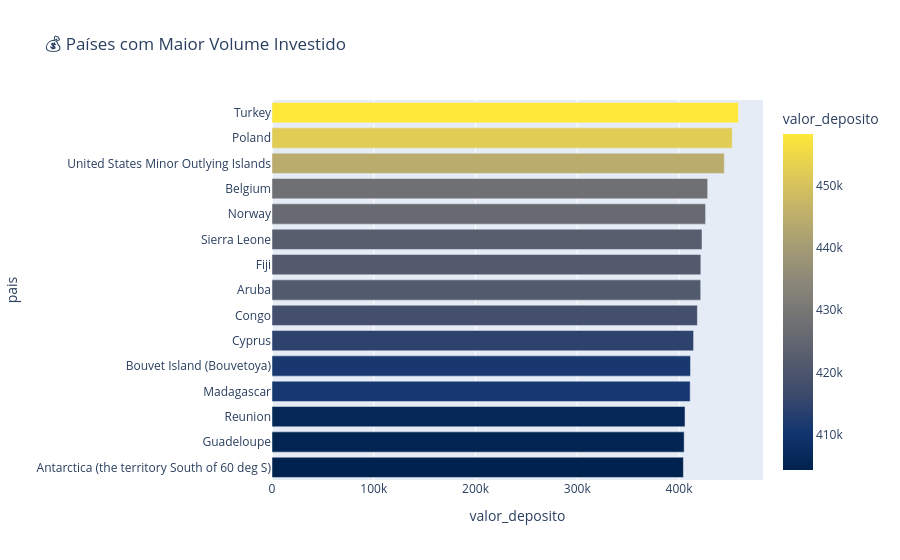

Source (notebook cell):
### Markdown cell above
## 💸 País com Maior Volume de Investimento

### Code cell
investimento_pais = df_convertidos.groupby('pais')['valor_deposito'].sum().nlargest(15).reset_index()

fig_invest = px.bar(
    investimento_pais,
    x='valor_deposito',
    y='pais',
    orientation='h',
    title='💰 Países com Maior Volume Investido',
    color='valor_deposito',
    color_continuous_scale='Cividis',
    hover_data={'valor_deposito': ':.2f', 'pais': False}
)
fig_invest.update_layout(yaxis={'categoryorder': 'total ascending'})
fig_invest.show()

### Figure 1 — Plotly figure (JSON) as saved in the notebook; plotly's stock layout.template omitted (floating-point values rounded to 4 significant figures)
{"data": [{"hovertemplate": "valor_deposito=%{marker.color:.2f}<extra></extra>", "legendgroup": "", "marker": {"color": [458400.0, 452300.0, 444400.0, 428100.0, 426100.0, 422500.0, 421400.0, 421300.0, 418000.0, 414300.0, 411200.0, 410900.0, 405900.0, 405000.0, 404300.0], "coloraxis": "coloraxis", "pattern": {"shape": ""}}, "name": "", "orientation": "h", "showlegend": false, "textposition": "auto", "type": "bar", "x": [458400.0, 452300.0, 444400.0, 428100.0, 426100.0, 422500.0, 421400.0, 421300.0, 418000.0, 414300.0, 411200.0, 410900.0, 405900.0, 405000.0, 404300.0], "xaxis": "x", "y": ["Turkey", "Poland", "United States Minor Outlying Islands", "Belgium", "Norway", "Sierra Leone", "Fiji", "Aruba", "Congo", "Cyprus", "Bouvet Island (Bouvetoya)", "Madagascar", "Reunion", "Guadeloupe", "Antarctica (the territory South of 60 deg S)"], "yaxis": "y"}], "layout": {"barmode": "relative", "coloraxis": {"colorbar": {"title": {"text": "valor_deposito"}}, "colorscale": [[0, "#00224e"], [0.1111, "#123570"], [0.2222, "#3b496c"], [0.3333, "#575d6d"], [0.4444, "#707173"], [0.5556, "#8a8678"], [0.6667, "#a59c74"], [0.7778, "#c3b369"], [0.8889, "#e1cc55"], [1, "#fee838"]]}, "legend": {"tracegroupgap": 0}, "title": {"text": "💰 Países com Maior Volume Investido"}, "xaxis": {"anchor": "y", "domain": [0, 1], "title": {"text": "valor_deposito"}}, "yaxis": {"anchor": "x", "categoryorder": "total ascending", "domain": [0, 1], "title": {"text": "pais"}}}}
